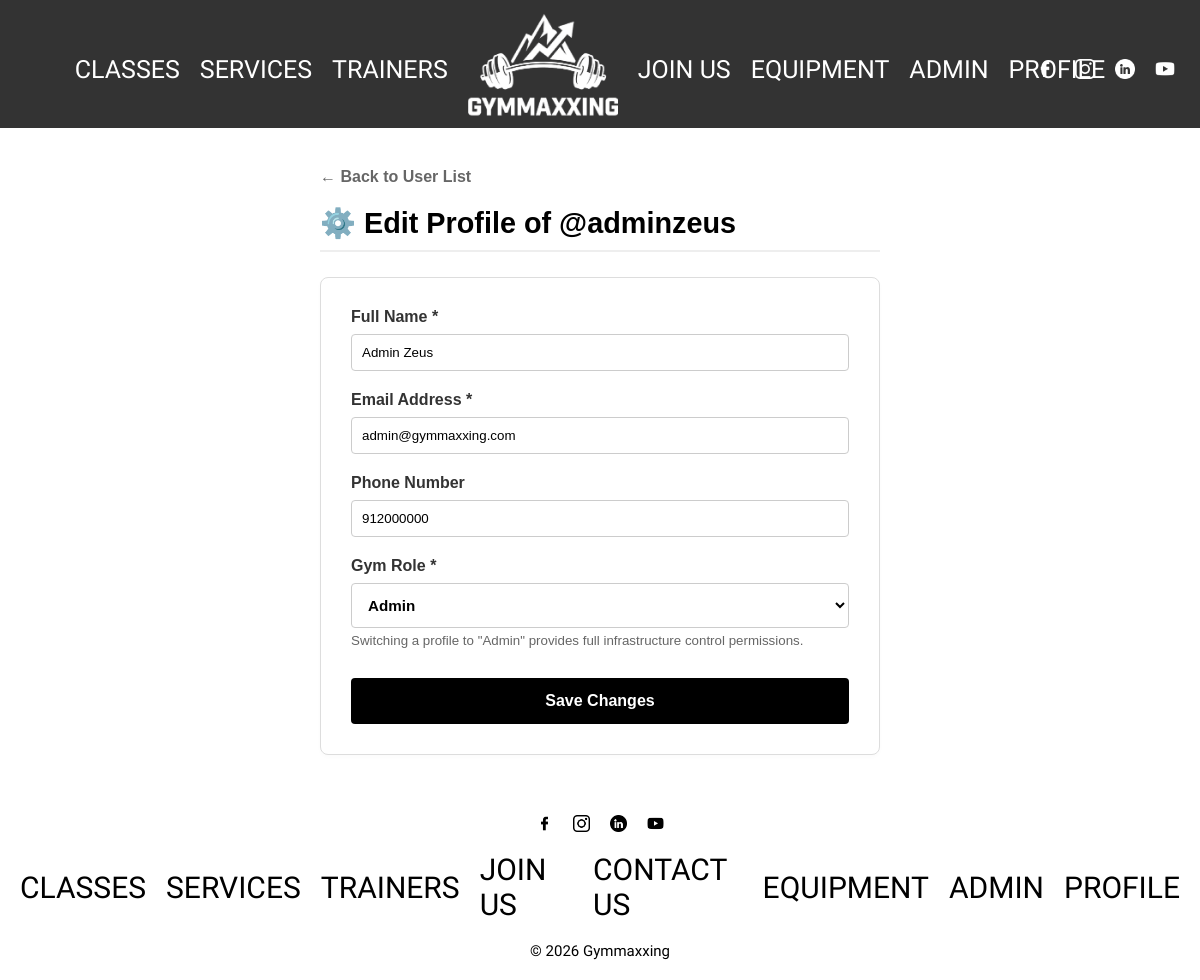
/pages/admin_edit_users.php?id=1 (signed in), run on the app's committed database.
### tables this page shows
CREATE TABLE User (
    id INTEGER PRIMARY KEY AUTOINCREMENT,
    name TEXT NOT NULL,
    username TEXT NOT NULL UNIQUE,
    email TEXT NOT NULL UNIQUE,
    password TEXT NOT NULL,
    phone TEXT,
    photo TEXT,
    role TEXT NOT NULL CHECK(role IN ('member', 'trainer', 'admin')),
    active INTEGER NOT NULL DEFAULT 1
);

### database/user.class.php (called while the page is built, shortened)
<?php
class User {
    public function __construct(int $id, string $name, string $username, string $email, string $password, ?string $phone, ?string $photo, string $role, int $active = 1) {
        $this->name = $name;
        $this->username = $username;
        $this->email = $email;
        $this->phone = $phone;
        $this->role = $role;
    }
    private static function fromRow(array $u) : User {
        return new User($u['id'], $u['name'], $u['username'], $u['email'], $u['password'], $u['phone'], $u['photo'], $u['role'], $u['active']);
    }
    static function getUserById(PDO $db, int $id) : ?User {
        $stmt = $db->prepare('SELECT * FROM User WHERE id = ?');
        $stmt->execute([$id]);
        $u = $stmt->fetch();
        return $u ? self::fromRow($u) : null;
    }
}
?>

### pages/admin_edit_users.php (the view, shortened to what this page needs)
<?php
require_once __DIR__ . '/../database/connection.db.php';
require_once __DIR__ . '/../database/user.class.php';
$user = null;
try {
    $db = getDatabaseConnection();
    $userId = isset($_GET['id']) ? (int)$_GET['id'] : (isset($_POST['id']) ? (int)$_POST['id'] : 0);
    $user = User::getUserById($db, $userId);
} catch (Throwable $e) {
    if (strpos($e->getMessage(), 'UNIQUE constraint failed') !== false) {
        $msgError = "Error: That email address is already being used by another account.";
    } else {
        $msgError = "System Error: " . $e->getMessage();
    }
}
require_once __DIR__ . '/../templates/header.php';
?>
<div class="admin-container" style="padding: 40px 20px; max-width: 600px; margin: 0 auto; font-family: sans-serif;">
    <div style="margin-bottom: 20px;">
        <a href="/pages/admin_users.php" style="text-decoration: none; color: #666; font-weight: bold;">← Back to User List</a>
    </div>
    <h1 style="font-size: 1.8rem; margin-bottom: 25px; border-bottom: 2px solid #eee; padding-bottom: 10px;">
         ⚙️ Edit Profile of @<?= htmlspecialchars($user ? $user->username : '') ?>
    </h1>
    <?php if ($user): ?>
        <form method="POST" action="/pages/admin_edit_users.php" style="background: #fff; border: 1px solid #ddd; padding: 30px; border-radius: 8px; box-shadow: 0 2px 4px rgba(0,0,0,0.02);">
            <div style="margin-bottom: 20px;">
                <label style="display: block; font-weight: bold; margin-bottom: 8px; color: #333;">Full Name *</label>
                <input type="text" name="name" value="<?= htmlspecialchars($user->name) ?>" required
                       style="width: 100%; padding: 10px; border: 1px solid #ccc; border-radius: 4px; box-sizing: border-box;">
            </div>
            <div style="margin-bottom: 20px;">
                <label style="display: block; font-weight: bold; margin-bottom: 8px; color: #333;">Email Address *</label>
                <input type="email" name="email" value="<?= htmlspecialchars($user->email) ?>" required
                       style="width: 100%; padding: 10px; border: 1px solid #ccc; border-radius: 4px; box-sizing: border-box;">
            </div>
            <div style="margin-bottom: 20px;">
                <label style="display: block; font-weight: bold; margin-bottom: 8px; color: #333;">Phone Number</label>
                <input type="text" name="phone" value="<?= htmlspecialchars($user->phone ?? '') ?>"
                       style="width: 100%; padding: 10px; border: 1px solid #ccc; border-radius: 4px; box-sizing: border-box;">
            </div>
            <div style="margin-bottom: 30px;">
                <label style="display: block; font-weight: bold; margin-bottom: 8px; color: #333;">Gym Role *</label>
                <select name="role" style="width: 100%; padding: 12px; border: 1px solid #ccc; border-radius: 4px; background: #fff; font-size: 0.95rem; font-weight: bold;">
                    <option value="admin" <?= $user->role === 'admin' ? 'selected' : '' ?>>Admin</option>
                </select>
                <small style="color: #666; display: block; margin-top: 5px;">Switching a profile to "Admin" provides full infrastructure control permissions.</small>
            </div>
            <button type="submit" style="width: 100%; background: #000; color: #fff; border: none; padding: 14px; border-radius: 4px; font-weight: bold; font-size: 1rem; cursor: pointer;">
                Save Changes
            </button>
        </form>
    <?php endif; ?>
</div>
<?php
require_once __DIR__ . '/../templates/footer.php';
?>

### css/base.css (style rules this page uses)
:root { --color-primary: #000000; --color-background: #ffffff; --color-text: #000000; --font-main: 'Pathway Gothic One', sans-serif; }
* { margin: 0; padding: 0; box-sizing: border-box; }
body { background-color: var(--color-background); color: var(--color-text); font-family: var(--font-main); }
h1 { font-size: 2rem; }
a { color: var(--color-text); text-decoration: none; }

### css/specific.css (style rules this page uses)
body { overflow-x: hidden; }

### data on the page
user: username "adminzeus", name "Admin Zeus", email "admin@gymmaxxing.com", phone "912000000", role "Admin"
